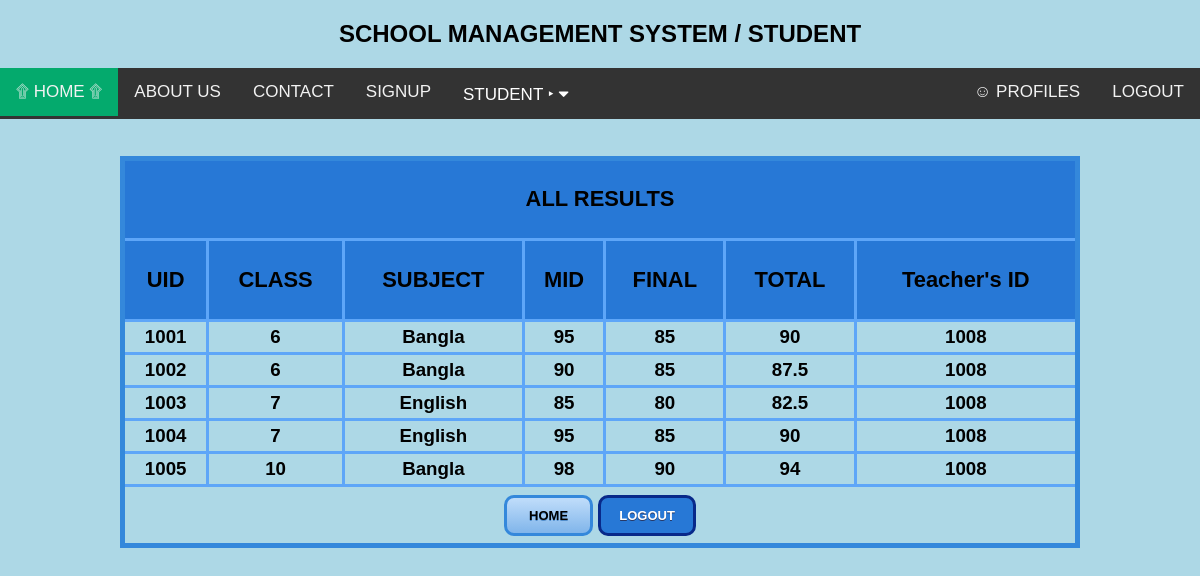
Page /views/result.php (signed in) on the committed database.
### tables this page shows
CREATE TABLE `result` (
  `id` int(10) NOT NULL,
  `uid` varchar(10) NOT NULL,
  `class` int(10) NOT NULL,
  `subject` varchar(50) NOT NULL,
  `mid` float DEFAULT NULL,
  `final` float DEFAULT NULL,
  `total` float DEFAULT NULL,
  `tid` varchar(10) NOT NULL
);

### model/resultModel.php (called while the page is built, shortened)
<?php
	function getAllResults(){
		$con = getConnection();
		$sql = "select * from result";
		$result = mysqli_query($con, $sql);
		return $result;
	}
?>

### views/result.php (the view, shortened to what this page needs)
<?php
  if(isset($_COOKIE['flag'])){
  	include('header.php');
    require_once('../model/resultModel.php');
  $result = getAllResults();
?>
<!DOCTYPE html>
<html>
<head>
</head>
<body>
	<br>
  <h3><table border="5" align="center" width="80%" cellspacing="4" cellpadding="4" class="customTable">
    <thead>
    <tr>
      <td colspan="8" align="center">
        <h3>ALL RESULTS</h3>
      </td>
  </tr>
  <tr align="center">
    <td><h3>UID</h3></td>
    <td><h3>CLASS</h3></td>
    <td><h3>SUBJECT</h3></td>
    <td><h3>MID</h3></td>
    <td><h3>FINAL</h3></td>
    <td><h3>TOTAL</h3></td>
    <td><h3>Teacher's ID</h3></td>
  </tr>
  </thead>
  <?php while($data =mysqli_fetch_assoc($result)){ ?>
        <tbody>
        <tr>
          <td><?=$data['uid']?></td>
          <td><?=$data['class']?></td>
          <td><?=$data['subject']?></td>
          <td><?=$data['mid']?></td>
          <td><?=$data['final']?></td>
          <td><?=$data['total']?></td>
          <td><?=$data['tid']?></td>
        </tr>
        </tbody>
    <?php } ?>
  <tr height="60px" align="center">
    <td colspan="10">
      <a href="home.php" class="lightBlueButton">HOME</a>
      <a href="../controller/logout.php" class="darkBlueButton">LOGOUT</a>
    </td>
  </tr>
  </table></h3>
</body>
</html>
<?php
}else{
  header('location: login.html');
 }
?>

### views/header.php (style rules this page uses)
body { margin:0;font-family:Arial }
body { background-color: lightblue; }

### views/result.php (style rules this page uses)
.lightBlueButton { box-shadow:inset 0px 0px 0px 0px #dcecfb; background:linear-gradient(to bottom, #bddbfa 5%, #80b5ea 100%); background-color:#bddbfa; border-radius:10px; border:3px solid #3488db; display:inline-block; cursor:pointer; color:#ffffff; font-family:Arial; color: black; font-size:13px; font-weight:bold; padding:10px 22px; text-decoration:none; text-shadow:0px 1px 0px #528ecc; }
.darkBlueButton { background-color:#2778d6; border-radius:10px; border:3px solid #08298a; display:inline-block; cursor:pointer; color:#ffffff; font-family:Arial; font-size:13px; padding:10px 18px; text-decoration:none; text-shadow:0px 1px 0px #283966; }
table.customTable { border-collapse: collapse; border-width: 5px; border-color: #3488db; border-style: solid; color: #000000; }
table.customTable td, table.customTable th { border-width: 3px; border-color: #5EA6F8; border-style: solid; text-align: center; }
table.customTable thead { background-color: #2778d6; }

### rows in the picture
result: uid "1001", class "6", subject "Bangla", mid "95", final "85", total "90", tid "1008"
result: uid "1002", class "6", subject "Bangla", mid "90", final "85", total "87.5", tid "1008"
result: uid "1003", class "7", subject "English", mid "85", final "80", total "82.5", tid "1008"
result: uid "1004", class "7", subject "English", mid "95", final "85", total "90", tid "1008"
result: uid "1005", class "10", subject "Bangla", mid "98", final "90", total "94", tid "1008"
